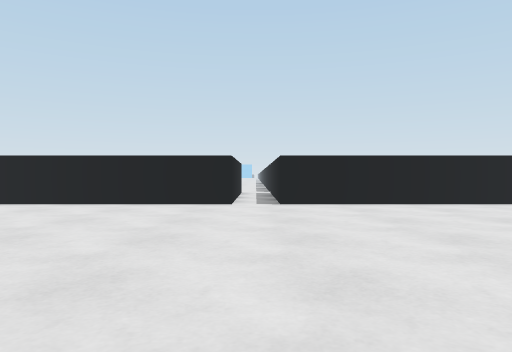
View 1 (above)

24 first-person views from a walk through a scene from a Unity 3-D project. The camera is 0.58 m above the floor, looks level and sees 70° across. The floor is counted in squares, 1 m on a side. Each view is taken from the middle of a square. On the plan, view 1 faces up. The plan holds only what a view shows up to about 10 squares ahead; the rest is blank. The place goes on beyond the plan.

View 2
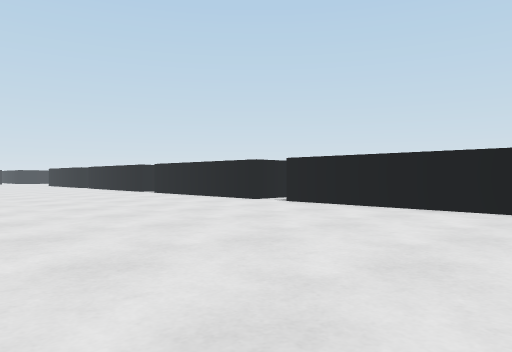

View 3
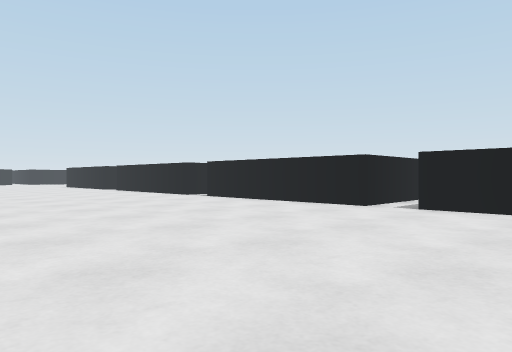

View 4
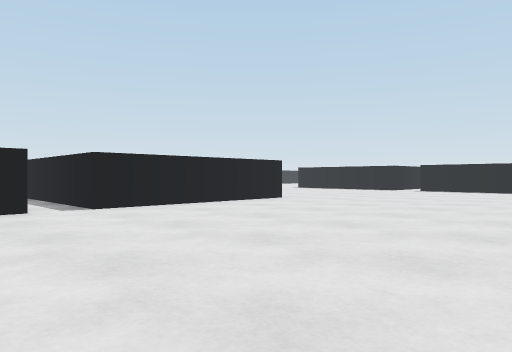

View 5
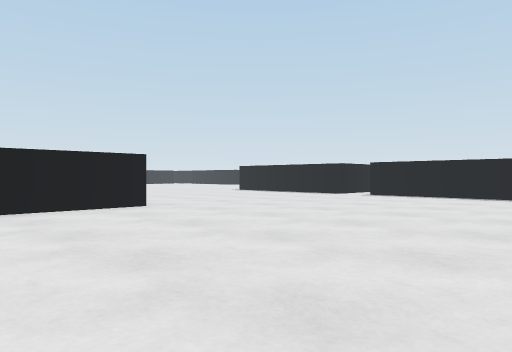

View 6
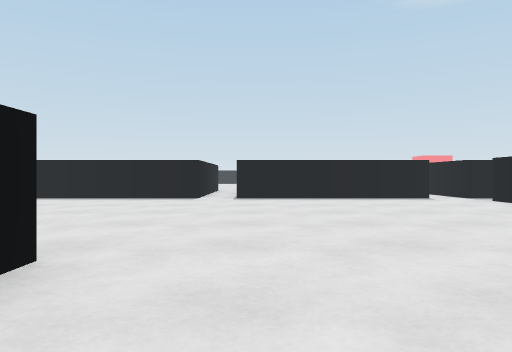

View 7
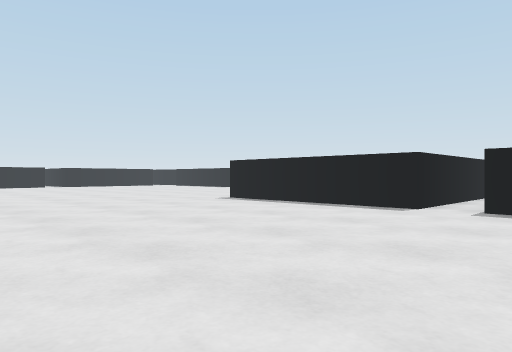

View 8
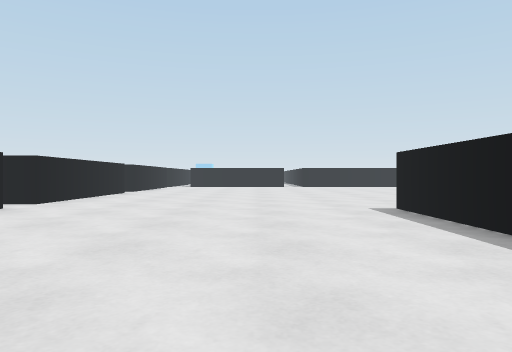

View 9
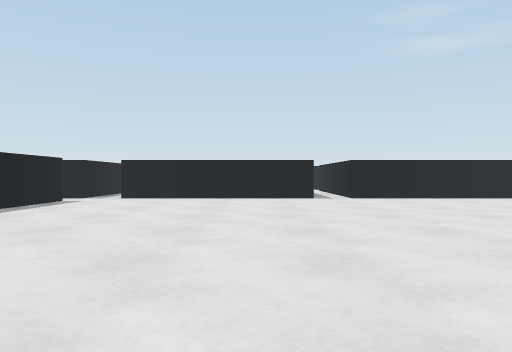

View 10
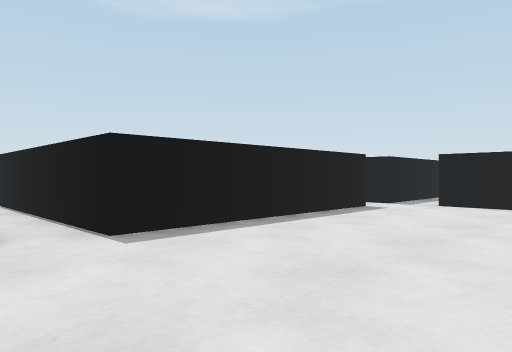

View 11
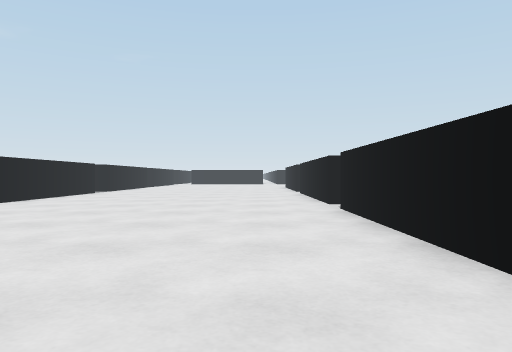

View 12
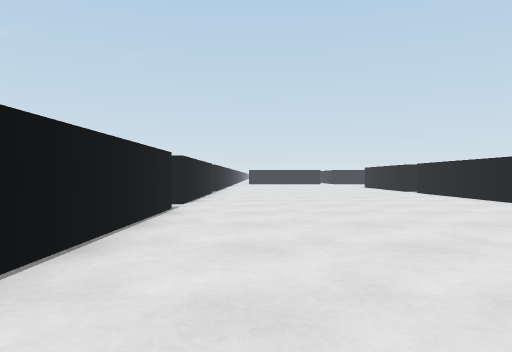

View 13
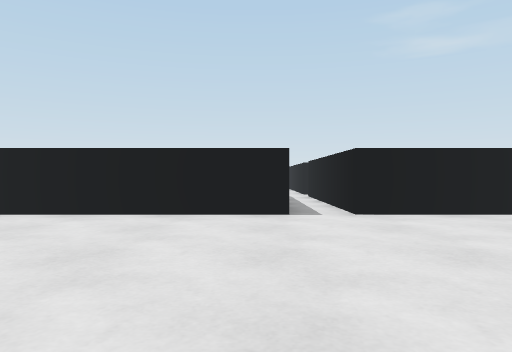

View 14
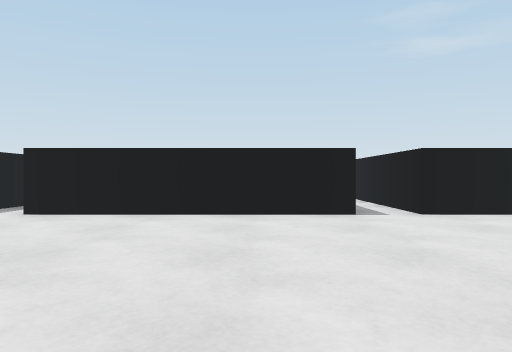

View 15
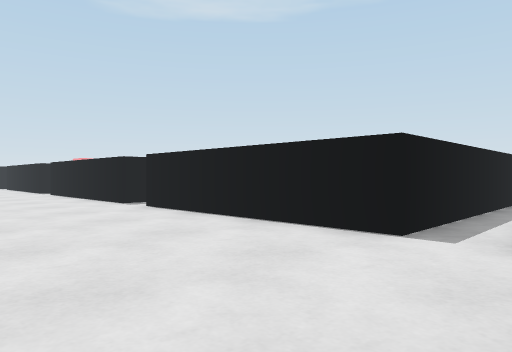

View 16
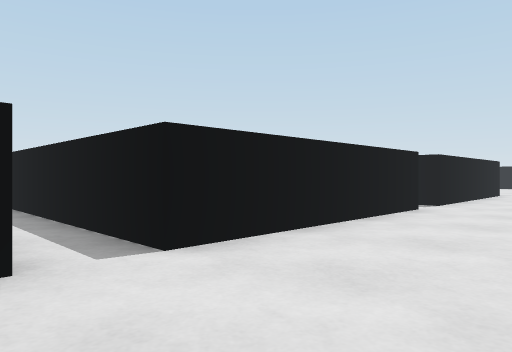

View 17
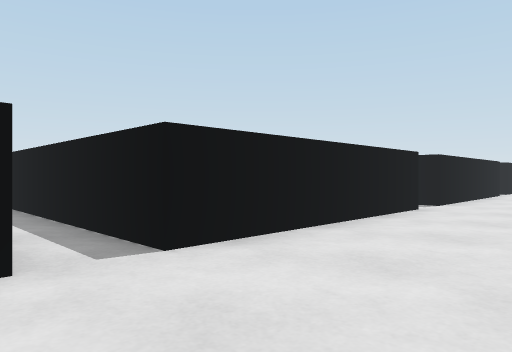

View 18
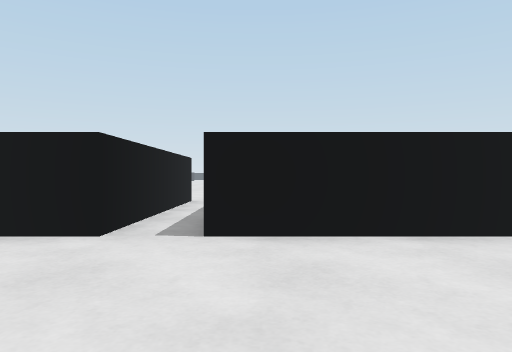

View 19
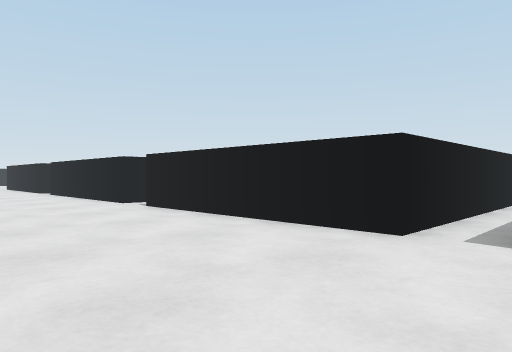

View 20
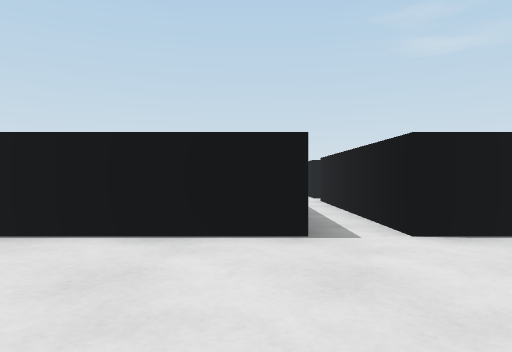

View 21
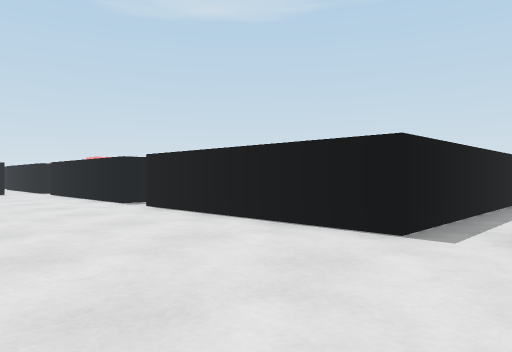

View 22
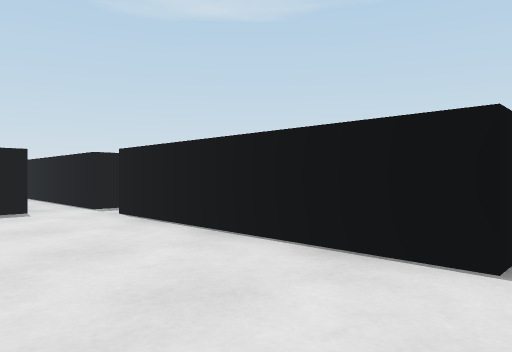

View 23
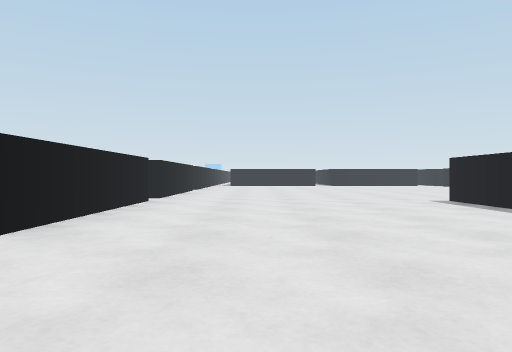

View 24
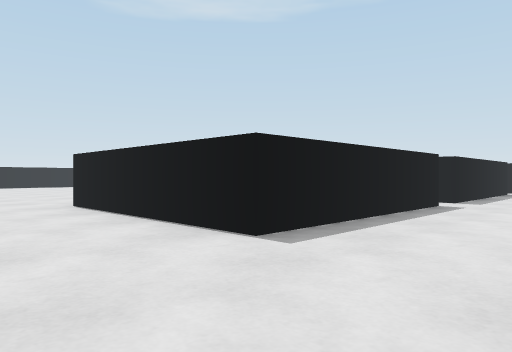

### Floor plan
Points are (right, up) in squares from view 1. A wall is a line through its corners. A room is listed if a view was taken in it or the views show most of it. See-through windows are left out.
Room 1 (view 1)
walls: (0.5, -4.5) (0.5, 0.5); (-0.5, 0.5) (-0.5, -4.5)
ways out: opening at (0, 0) to room 2; opening at (-1, -5)
Room 2 (views 2, 3, 4, 5, 6, 7, 8, 9, 10, 11, 12, 13, 14, 15, 16, 17, 18, 19, 20, 21, 22, 23, 24)
walls: (-0.5, 9.8) (-0.5, 7.5) (-5.5, 7.5) (-5.5, 12.5); (0.5, 0.5) (5.5, 0.5); (6.5, 0.5) (11.5, 0.5); (5.5, 12.5) (5.5, 7.5) (0.5, 7.5) (0.5, 11.9); (-5.5, 0.5) (-0.5, 0.5); (-6.5, 12.5) (-6.5, 7.5) (-11.5, 7.5) (-11.5, 12.5); (5.5, 15.5) (5.5, 13.5); (12.5, 1.4) (12.5, 6.5) (16.5, 6.5); (12.5, 0.5) (16.5, 0.5); (-11.5, 0.5) (-6.5, 0.5); (-12.5, 12.5) (-12.5, 7.5) (-15.5, 7.5); (16.5, 7.5) (12.5, 7.5) (12.5, 12.5) (16.5, 12.5); (-15, 0.5) (-12.5, 0.5)
ways out: opening at (0, 0) to room 1; opening at (-12, 0); opening at (-6, 0); opening at (5, 13); opening at (6, 0); opening at (12, 1)

Positions as (right, up) in squares from view 1, and headings:
1: (0, 0), facing up
2: (0, 1), facing up-left
3: (-3, 1), facing up-left
4: (-2, 1), facing up-right
5: (2, 1), facing up-right
6: (3, 6), facing right
7: (6, 5), facing up-right
8: (10, 6), facing up
9: (8, 10), facing down
10: (9, 8), facing down-right
11: (-5, 6), facing left
12: (-5, 2), facing left
13: (-5, 6), facing down
14: (-4, 6), facing down
15: (-7, 4), facing down-right
16: (-7, 5), facing up-right
17: (-13, 5), facing up-right
18: (-11, 4), facing up
19: (-5, 4), facing up-left
20: (1, 4), facing down
21: (-1, 4), facing down-right
22: (6, 3), facing down-right
23: (8, 4), facing up
24: (10, 15), facing down-right
